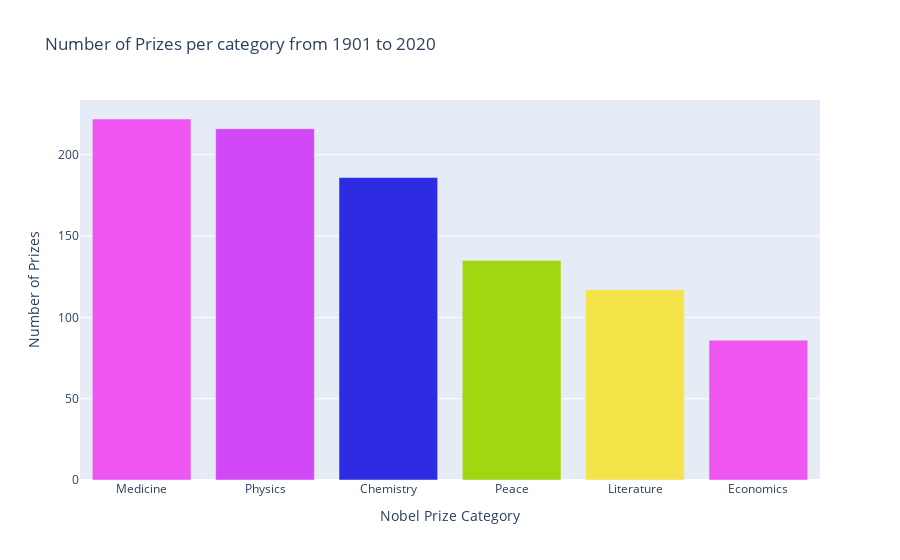

Notebook source saved alongside this figure:
### Code cell
cat_bar = px.bar(x = prizes_per_category.index,
               y = prizes_per_category.values,
               color = prizes_per_category.values,
                 color_continuous_scale='mygbm',
               title = 'Number of Prizes per category from 1901 to 2020'
)

cat_bar.update_layout(xaxis_title = 'Nobel Prize Category',
                      yaxis_title= 'Number of Prizes',
                     coloraxis_showscale=False)

cat_bar.show()

### Figure 1 — Plotly figure (JSON) as saved in the notebook; plotly's stock layout.template omitted (floating-point values rounded to 4 significant figures)
{"data": [{"alignmentgroup": "True", "hovertemplate": "x=%{x}<br>y=%{y}<br>color=%{marker.color}<extra></extra>", "legendgroup": "", "marker": {"color": [222, 216, 186, 135, 117, 86], "coloraxis": "coloraxis", "pattern": {"shape": ""}}, "name": "", "offsetgroup": "", "orientation": "v", "showlegend": false, "textposition": "auto", "type": "bar", "x": ["Medicine", "Physics", "Chemistry", "Peace", "Literature", "Economics"], "xaxis": "x", "y": [222, 216, 186, 135, 117, 86], "yaxis": "y"}], "layout": {"barmode": "relative", "coloraxis": {"colorbar": {"title": {"text": "color"}}, "colorscale": [[0, "#ef55f1"], [0.0625, "#fb84ce"], [0.125, "#fbafa1"], [0.1875, "#fcd471"], [0.25, "#f0ed35"], [0.3125, "#c6e516"], [0.375, "#96d310"], [0.4375, "#61c10b"], [0.5, "#31ac28"], [0.5625, "#439064"], [0.625, "#3d719a"], [0.6875, "#284ec8"], [0.75, "#2e21ea"], [0.8125, "#6324f5"], [0.875, "#9139fa"], [0.9375, "#c543fa"], [1, "#ef55f1"]], "showscale": false}, "legend": {"tracegroupgap": 0}, "title": {"text": "Number of Prizes per category from 1901 to 2020"}, "xaxis": {"anchor": "y", "domain": [0, 1], "title": {"text": "Nobel Prize Category"}}, "yaxis": {"anchor": "x", "domain": [0, 1], "title": {"text": "Number of Prizes"}}}}
